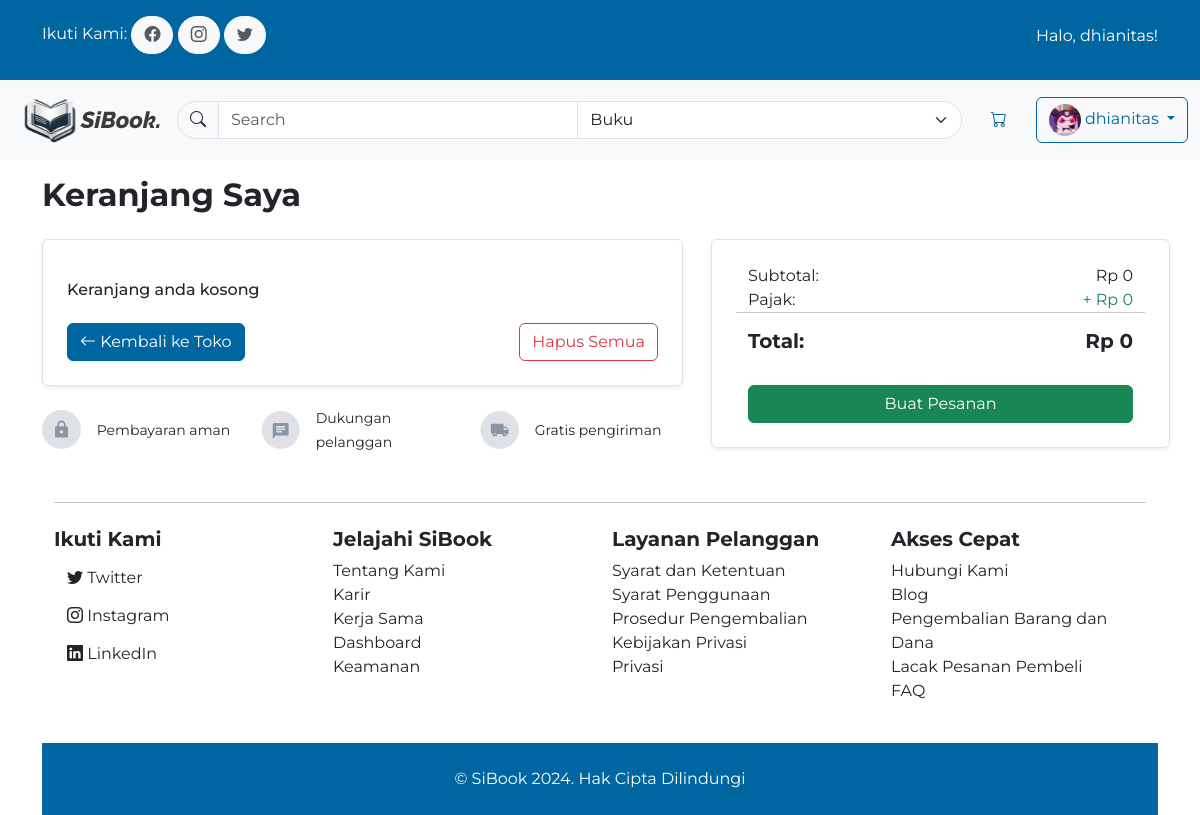
/cart/ (signed in), run on the app's committed database.
### bookcommerce/models.py (models this page shows, shortened)
class Customer(AbstractUser):
    email = models.EmailField(max_length=100, unique=True)
    address = models.OneToOneField(Address, on_delete=models.SET_NULL, null=True, blank=True, db_constraint=False)
    profile_picture = models.ImageField(upload_to='profile_pictures/', default='defaults/default_profile_img.jpg', null=True, blank=True)
    groups = models.ManyToManyField('auth.Group', related_name='customers')
    user_permissions = models.ManyToManyField('auth.Permission', related_name='customers')

### bookcommerce/views.py (the view)
# urls.py: path('cart/', cart_detail, name='cart_detail'),
@login_required
def cart_detail(request):
    cart, created = Cart.objects.get_or_create(customer=request.user)
    cart_items = CartItem.objects.filter(cart=cart)
    total_price = sum(item.book.price * item.quantity for item in cart_items)
    return render(request, 'bookcommerce/cart_detail.html', {
        'cart': cart,
        'cart_items': cart_items,
        'total_price': total_price
    })

### bookcommerce/templates/bookcommerce/cart_detail.html (shortened to what this page needs)
{% extends "bookcommerce/base.html" %}
{% load static %} {% load mathfilters %} {% load humanize %}
{% block content %}
<div class="container">
    <div class="row gap-3">
        <div class="col-12 mt-3">
            <h2 class="fw-bold">Keranjang Saya</h2>
        </div>
        <div class="col-12 col-lg-7">
            <div class="p-4 rounded shadow-sm border">
                {% for item in cart_items %}
                <div class="row">
                    <div class="col-2">
                        <img
                            src="{{ item.book.cover_img.url }}"
                            class="img-fluid"
                            alt="{{ item.book.title }}"
                        />
                    </div>
                    <div class="col">
                        <p class="fw-bold m-0">{{ item.book.title }}</p>
                        <p class="m-0">Penulis: {{ item.book.author }}</p>
                        <p class="m-0">Berat: {{ item.book.weight|div:1000 }} kg</p>
                        <form action="{% url 'delete_cart_item' item.id %}" method="POST">
                            {% csrf_token %}
                            <button class="btn btn-outline-danger btn-sm mt-2" type="submit">Hapus</button>
                        </form>
                    </div>
                    <div class="col text-end mt-6">
                        <h6 class="m-0">Rp {{ item.book.price|intcomma }}</h6>
                        <form action="{% url 'update_cart_item' item.id %}" method="POST" class="mt-3 d-flex justify-content-end">
                            {% csrf_token %}
                            <div class="input-group input-group-sm w-auto">
                                <button type="submit" name="action" value="decrease" class="btn btn-outline-primary">-</button>
                                <input type="number" name="quantity" value="{{ item.quantity }}" min="1" class="form-control text-center" style="max-width: 60px;">
                                <button type="submit" name="action" value="increase" class="btn btn-outline-primary">+</button>
                            </div>
                        </form>
                    </div>
                </div>
                <hr />
                {% empty %}
                    <h6 class="mt-3 mb-4">Keranjang anda kosong</h6>
                {% endfor %}
                <div class="row">
                    <div class="col">
                        <a href="/" class="btn btn-primary"
                            ><i class="bi bi-arrow-left"></i> Kembali ke Toko</a
                        >
                    </div>
                    <div class="col text-end">
                        <form action="{% url 'delete_all_cart_items' %}" method="POST">
                            <button type="submit" class="btn btn-outline-danger">Hapus Semua</button>
                        </form>
                    </div>
                </div>
            </div>
            <div class="row mt-1 mb-4 g-3 align-items-center justify-content-center">
                <div class="col-2 col-md-1">
                    <img
                        src="{% static '/bookcommerce/assets/secure.svg' %}"
                        class="img-fluid"
                        alt=""
                    />
                </div>
                <div class="col-10 col-md-3">
                    <span><small>Pembayaran aman</small></span>
                </div>
                <div class="col-2 col-md-1">
                    <img
                        src="{% static '/bookcommerce/assets/support.svg' %}"
                        class="img-fluid"
                        alt=""
                    />
                </div>
                <div class="col-10 col-md-3">
                    <span><small>Dukungan pelanggan</small></span>
                </div>
                <div class="col-2 col-md-1">
                    <img
                        src="{% static '/bookcommerce/assets/free.svg' %}"
                        class="img-fluid"
                        alt=""
                    />
                </div>
                <div class="col-10 col-md-3">
                    <span><small>Gratis pengiriman</small></span>
                </div>
            </div>
        </div>
        <div class="col-12 col-lg">
            <div class="row p-4 rounded shadow-sm border">
                {% with tax=total_price|div:100|floatformat:0 %}
                <div class="col-6">Subtotal:</div>
                <div class="col-6 text-end">Rp {{ total_price|intcomma }}</div>
                <div class="col-6">Pajak:</div>
                <div class="col-6 text-end text-success">+ Rp {{ tax|intcomma }}</div>
                <hr />
                <div class="col-6 h5 fw-bold">Total:</div>
                <div class="col-6 h5 text-end fw-bold">Rp {{ total_price|add:tax|intcomma }}</div>
                {% endwith %}
                <div class="col-12 mt-4">
                    <form action="{% url 'checkout' %}" method="POST">
                        <button class="btn btn-success w-100" type="submit">Buat Pesanan</button>
                    </form>
                </div>
            </div>
        </div>
    </div>
{% endblock content %}

### bookcommerce/templates/bookcommerce/base.html (shortened to what this page needs)
{% load static %}
<!DOCTYPE html>
<html lang="en">
    <head>
        <link rel="stylesheet" href="{% static 'bookcommerce/style.css' %}" />
        <link
            rel="stylesheet"
            href="https://cdn.jsdelivr.net/npm/bootstrap-icons@1.11.3/font/bootstrap-icons.min.css"
        />
    </head>
    <body>
        <div class="d-none d-md-block bg-primary py-3 text-white">
            <div class="container">
                <div class="row">
                    <div class="col">
                        <p class="d-inline">Ikuti Kami:</p>
                        <a href="#" class="btn btn-light rounded-pill text-body-secondary">
                            <i class="bi bi-facebook"></i>
                        </a>
                        <a href="#" class="btn btn-light rounded-pill text-body-secondary">
                            <i class="bi bi-instagram"></i>
                        </a>
                        <a href="#" class="btn btn-light rounded-pill text-body-secondary">
                            <i class="bi bi-twitter"></i>
                        </a>
                    </div>
                    <div class="col text-end">
                        {% if user.is_authenticated %}
                            <p class="mt-2">Halo, {{ user.username }}!</p>
                        {% else %}
                            <a href="#" class="btn btn-link text-white">Butuh bantuan?</a>
                        {% endif %}
                    </div>
                </div>
            </div>
        </div>
        <nav class="navbar navbar-expand-md bg-body-tertiary">
            <div class="container-fluid">
                <a class="navbar-brand" href="/">
                    <img
                        src="{% static '/bookcommerce/assets/logo_horizontal.svg' %}"
                        alt="SiBook"
                        width="150"
                        height="auto"
                    />
                </a>
                <div class="collapse navbar-collapse gap-3 text-end" id="navbarSupportedContent">
                    <form action="{% url 'search' %}" method="POST" class="input-group d-flex flex-grow-1" role="search">
                        <span class="input-group-text rounded-start-pill">
                            <button type="submit" class="btn p-0 border-0 bg-transparent">
                                <i class="bi bi-search"></i>
                            </button>
                        </span>
                        <input
                            class="form-control"
                            type="search"
                            placeholder="Search"
                            aria-label="Search"
                            name="search"
                        />
                        <select name="search_tag" class="form-select rounded-end-pill">
                            <option value="books">Buku</option>
                        </select>
                    </form>
                    {% if user.is_authenticated %}
                    <a href="{% url 'cart_detail' %}" class="btn text-primary">
                        <i class="bi bi-cart"></i>
                    </a>
                    <div class="dropdown">
                        <a class="btn btn-outline-primary dropdown-toggle" href="#" role="button" id="dropdownMenuLink" data-bs-toggle="dropdown" aria-expanded="false">
                            <img src="{{ user.profile_picture.url }}" alt="Profile Picture" class="rounded-circle" width="32" height="32">
                            {{ user.username }}
                        </a>
                    </div>
                    {% else %}
                    <a href="{% url 'login' %}" class="btn btn-outline-primary">Login</a>
                    <a href="{% url 'register' %}" class="btn btn-primary">Daftar</a>
                    {% endif %}
                </div>
            </div>
        </nav>
        {% block content %} {% endblock %}
        <footer class="container my-4">
            <hr />
            <div class="row my-4">
                <div class="col-12 col-md-3">
                    <h5 class="fw-bold">Ikuti Kami</h5>
                    <ul class="list-unstyled">
                        <li>
                            <a href="#" class="btn"><i class="bi bi-twitter"></i> Twitter</a>
                        </li>
                        <li>
                            <a href="#" class="btn"><i class="bi bi-instagram"></i> Instagram</a>
                        </li>
                        <li>
                            <a href="#" class="btn"><i class="bi bi-linkedin"></i> LinkedIn</a>
                        </li>
                    </ul>
                </div>
                <div class="col-12 col-md-3">
                    <h5 class="fw-bold">Jelajahi SiBook</h5>
                    <ul class="list-unstyled">
                        <li>Tentang Kami</li>
                        <li>Karir</li>
                        <li>Kerja Sama</li>
                        <li>Dashboard</li>
                        <li>Keamanan</li>
                    </ul>
                </div>
                <div class="col-12 col-md-3">
                    <h5 class="fw-bold">Layanan Pelanggan</h5>
                    <ul class="list-unstyled">
                        <li>Syarat dan Ketentuan</li>
                        <li>Syarat Penggunaan</li>
                        <li>Prosedur Pengembalian</li>
                        <li>Kebijakan Privasi</li>
                        <li>Privasi</li>
                    </ul>
                </div>
                <div class="col-12 col-md-3">
                    <h5 class="fw-bold">Akses Cepat</h5>
                    <ul class="list-unstyled">
                        <li>Hubungi Kami</li>
                        <li>Blog</li>
                        <li>Pengembalian Barang dan Dana</li>
                        <li>Lacak Pesanan Pembeli</li>
                        <li>FAQ</li>
                    </ul>
                </div>
            </div>
        </footer>
        <div class="bg-primary py-4 text-center">
            <p class="m-0 text-white">© SiBook 2024. Hak Cipta Dilindungi</p>
        </div>
    </body>
</html>

### data on the page
Customer: username "dhianitas", profile_picture (picture)

### other printed values
{{ total_price|intcomma }} "0"
{{ tax|intcomma }} "0"
{{ total_price|add:tax|intcomma }} "0"
